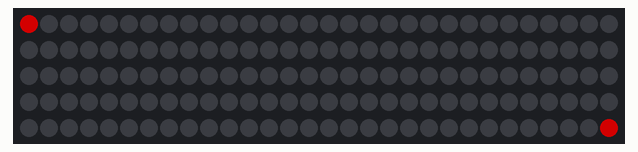
Recording of a sketch running on a simulated Arduino Uno, built with avr-gcc and run on an emulated ATmega328P. Shown: 150 RGB LEDs in strip order, left to right, continuing on the next row. Dim RGB values are drawn brighter than linear; what the sketch prints to the serial monitor is not drawn.

Above: at 0.16 s.
At 4.74 s:
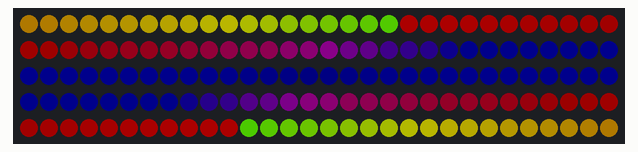
At 9.94 s:
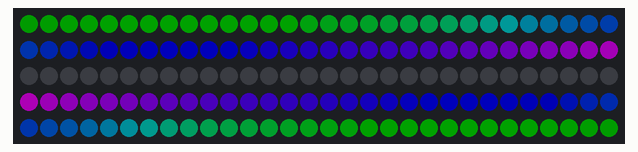
At 19.75 s:
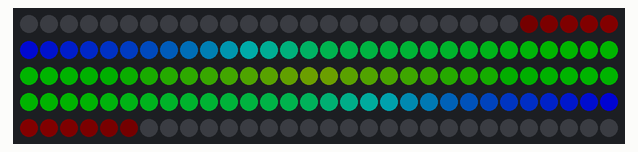
At 29.55 s:
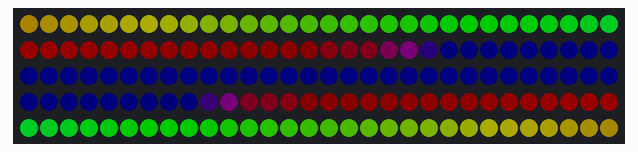
At 39.68 s:
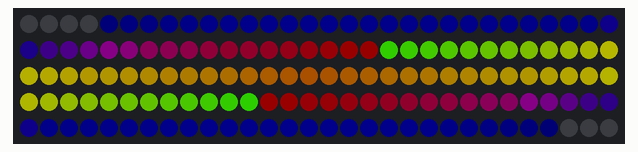

The sketch:

CylonMirror.ino
```cpp
#include "FastLED.h"

// How many leds in your strip?
#define NUM_LEDS 150

// For led chips like Neopixels, which have a data line, ground, and power, you just
// need to define DATA_PIN.  For led chipsets that are SPI based (four wires - data, clock,
// ground, and power), like the LPD8806, define both DATA_PIN and CLOCK_PIN
#define DATA_PIN 3
#define CLOCK_PIN 8
#define LED_TYPE    APA102
#define COLOR_ORDER BGR
#define BRIGHTNESS          128

// Define the array of leds
CRGB leds[NUM_LEDS];

void setup() {
	Serial.begin(57600);
	Serial.println("resetting");
  FastLED.addLeds<LED_TYPE,DATA_PIN,CLOCK_PIN,COLOR_ORDER>(leds, NUM_LEDS).setCorrection( TypicalLEDStrip );
	LEDS.setBrightness(BRIGHTNESS);
}

void fadeall() { for(int i = 0; i < NUM_LEDS; i++) { leds[i].nscale8(250); } }

void loop() {
  int ledsInPattern = NUM_LEDS/2;
  int interval = 25;
	static uint8_t hue = 0;
	Serial.print("x");
	// First slide the led in one direction
	for(int i = 0; i < ledsInPattern; i++) {
		// Set the i'th led to red
		leds[i] = CHSV(hue++, 255, 255);
    leds[NUM_LEDS - 1 -i] = CHSV(hue++, 255, 255);
		// Show the leds
		FastLED.show();
		// now that we've shown the leds, reset the i'th led to black
		// leds[i] = CRGB::Black;
		fadeall();
		// Wait a little bit before we loop around and do it again
		FastLED.delay(interval);
	}
	Serial.print("x");

	// Now go in the other direction.
	for(int i = (ledsInPattern)-1; i >= 0; i--) {
		// Set the i'th led to red
		leds[i] = CHSV(hue++, 255, 255);
    leds[NUM_LEDS - 1 -i] = CHSV(hue++, 255, 255);
		// Show the leds
		FastLED.show();
		// now that we've shown the leds, reset the i'th led to black
		// leds[i] = CRGB::Black;
		fadeall();
		// Wait a little bit before we loop around and do it again
    FastLED.delay(interval);
	}
}
```
